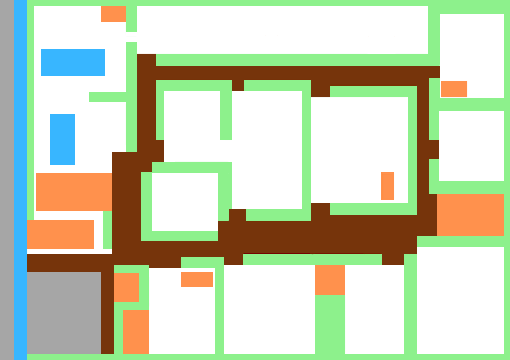
#> input picture src-py/commands/assets/MapOld.png, 510 x 360 px
$ python main.py
#> lines starting #> are read from the running program, lines starting #| are printed output that depends on the picture; after the words box and inside, x2 and y2 are one past the last pixel; in counts of white or black regions, pixels touching at a corner belong together
### src-py/commands/checkColors.py
import numpy as np


def checkColor(pointA, pointB, possition, img, direction):
    # the colors to check
    brown = np.array([11, 52, 118])
    orange = np.array([77, 145, 255])
    green = np.array([140, 241, 141])
    black = np.array([0, 0, 0])
    blue = np.array([255, 0, 0])
    # set the steps (-1 LEFT or 1 RIGHT)
    step = 1
    if pointB < pointA:
        step = -1

    # check the colors
    if direction == "horizontal":
        for i in range(pointA, pointB, step):
            # get the color of the point
            colorInImage = img[possition, i]
            if (
                np.array_equal(colorInImage, brown)
                or np.array_equal(colorInImage, orange)
                or np.array_equal(colorInImage, green)
                or np.array_equal(colorInImage, black)
                or np.array_equal(colorInImage, blue)
            ):
                return True
            else:
                continue
        return False
    elif direction == "vertical":
        for i in range(pointA, pointB, step):
            colorInImage = img[i, possition]
            if (
                np.array_equal(colorInImage, brown)
                or np.array_equal(colorInImage, orange)
                or np.array_equal(colorInImage, green)
                or np.array_equal(colorInImage, black)
                or np.array_equal(colorInImage, blue)
            ):
                return True
            else:
                continue
        return False
    return False


# check the colors of the points
def checkPointColor(corners, img):
    orange = np.array([77, 145, 255])
    blue = np.array([255, 182, 56])

    validPoints = []

    for corner in corners:
        x, y = corner.ravel()
        placeColor = img[y, x]
        if np.array_equal(placeColor, orange) or np.array_equal(placeColor, blue):
            continue
        else:
            validPoints.append([x, y])
    validPoints.sort()
    return validPoints

### src-py/commands/checkFamily.py
import math

# x and y coordinates of recreation area
x = 60
y = 100


def checkFamily(area):
    # max distance between an area and the recreation area
    maxDistance = 200

    # get the area number
    areaNumber = area[0]

    # get the area coordinates
    areaCoordinates = area[1]

    # check the correct coordinates
    coordinates = checkLeftCoordinates(areaCoordinates)

    # check if the distance between the recreation are and the coordinates is not too big
    for c in coordinates:
        # get the x and y coordinates
        xc, yc = c

        # get the distance between the recreation area and the coordinates
        distance = math.sqrt((xc - x) ** 2 + (yc - y) ** 2)

        # check if the distance is too big
        if distance < maxDistance:
            # remove the coordinates from the list
            return True
    return False


def checkLeftCoordinates(coords):
    # empty array for the left coordinates
    leftCoords = []

    # check which coordinates have the lowest x value

    for c in coords:
        # get the x and y coordinates
        x, y = c

        # check if the x coordinate is lower than the other x coordinates
        for c2 in coords:
            x2, y2 = c2
            if x < x2:
                leftCoords.append(c)

    # delete the duplicate coordinates
    for c in coords:
        if c in leftCoords:
            leftCoords.remove(c)

    return leftCoords

### src-py/commands/generateList.py
import math
import json

data = {}


def getPlaces(areaNumber, area, family):
    a, b, c, d = area

    # get the width and height of the area
    width = math.sqrt((b[0] - a[0]) ** 2)
    height = math.sqrt((c[1] - a[1]) ** 2)
    fullArea = width * height

    # get the number of places that can be placed in the area
    divider = 300
    availablePlaces = math.floor(fullArea / divider)

    # give each available place a number and set it to accupied
    placeNumbers = []
    for i in range(availablePlaces):
        placeNumbers.append(
            {
                "place number": i,
                "occupied": False,
                "family": family,
            }
        )

    # return the list of places
    return placeNumbers


def generatePlaces(area):
    areaNumber = area[0]
    areas = area[1]
    family = area[2]

    places = getPlaces(areaNumber, areas, family)
    # add places to data
    data[areaNumber] = places


# function to generate a json file with the list of places
def generateJSON():
    with open("places.json", "w") as outfile:
        json.dump(data, outfile)
    return data

### src-py/commands/findPoint.py
def findC(xa, ya, cornerArray):
    for c in cornerArray:
        xb, yb = c
        for i in range(-2, 2):
            if xb == (xa + i):
                if yb == ya:
                    continue
                return [xb, yb]
            else:
                continue


def findB(ya, xb, yb):
    for i in range(-2, 2):
        if yb == (ya + i):
            return [xb, yb]
        else:
            continue

### src-py/commands/main.py
from findPoint import findB, findC
from checkColors import checkColor, checkPointColor
from generateList import generatePlaces, generateJSON
from checkFamily import checkFamily
import numpy as np
import cv2
import itertools
import random

# get the image and resize
img = cv2.imread("assets/MapOld.png")
#> img is the input picture: shape (360, 510, 3); mean B, G, R 181, 208.5, 199.4
img = cv2.resize(img, (0, 0), fx=1, fy=1)

imgLine = cv2.imread("assets/MapOld.png")

cv2.imwrite("assets/optimised/(1)resizedMap.png", img)


# HSV
def convert_to_hsv(img):
    hsv = cv2.cvtColor(img, cv2.COLOR_BGR2HSV)
#> hsv: shape (360, 510, 3); mean H, S, V 18.9, 73.5, 227.9
    lower_white = np.array([0, 0, 240])
    upper_white = np.array([255, 15, 255])

    mask = cv2.inRange(hsv, lower_white, upper_white)
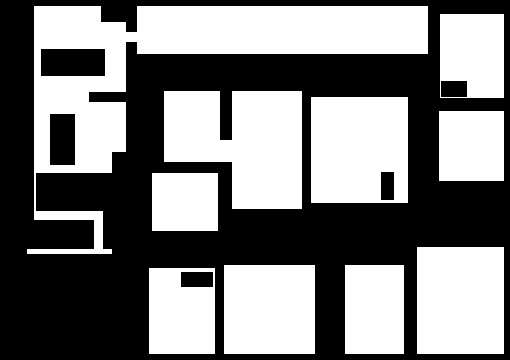
#> mask: shape (360, 510); 49.2% white; 10 white regions, largest, box (x1, y1, x2, y2) and area: (27, 6, 428, 254) 26758, (164, 91, 302, 209) 12500, (311, 97, 408, 203) 9918
    res = cv2.bitwise_and(img, img, mask=mask)

    return res


# change image to gray to get rid of unneeded colors
def convert_to_gray(img):
    gray = cv2.cvtColor(img, cv2.COLOR_BGR2GRAY)
    return gray


# get the corners
def get_corners(gray):
    corners = cv2.goodFeaturesToTrack(gray, 0, 0.001, 10)
#> corners = 84 rows, first 8: [125, 102], [503, 353], [417, 353], [403, 353], [314, 353], [224, 353], [214, 353], [149, 353]
    corners = np.intp(corners)
    return corners


# get the B coordinates
def getBCoords(x, y, cornerArray):
    options = [cb for cb in cornerArray if findB(y, cb[0], cb[1]) is not None]

    new_options = []
    for option in options:
        xd, yd = option
        if xd != x and not checkColor(x, xd, yd, imgLine, "horizontal"):
            new_options.append(option)
    return new_options


# process the image
def process_image(img):
    font = cv2.FONT_HERSHEY_SIMPLEX
    res = convert_to_hsv(img)
    gray = convert_to_gray(res)
    corners = get_corners(gray)
    cornerArray = checkPointColor(corners, img)
#> the loop in checkPointColor, `for corner in corners:` made 84 passes
#> (x, y, placeColor) on passes 1 to 12: (125, 102, [255, 255, 255]), (503, 353, [255, 255, 255]), (417, 353, [255, 255, 255]), (403, 353, [255, 255, 255]), (314, 353, [255, 255, 255]), (224, 353, [255, 255, 255]), (214, 353, [255, 255, 255]), (149, 353, [255, 255, 255]), (212, 286, [77, 145, 255]), (181, 286, [77, 145, 255]), (212, 272, [77, 145, 255]), (181, 272, [77, 145, 255])
#> (x, y) on passes 61, 62, 64, 65, 66, 67: (126, 42), (136, 31), (503, 14), (440, 14), (427, 6), (137, 6)
#> after the loop in checkPointColor, `for corner in corners:`: validPoints = 61 pairs, first value 27 to 503, second value 6 to 353
#> cornerArray has the same summary as validPoints in checkPointColor
    areas = []

    for corner in cornerArray:
        # get the x and y coordinates
        x, y = corner

        # draw the points on the image

        options = getBCoords(x, y, cornerArray)

        # check if there are any options left and get the B coordinate
        for option in options:
            # get the x and y coordinates
            xd, yd = option

            # check if the line is matching bad colors
            res = checkColor(x, xd, yd, imgLine, "horizontal")

            # remove the option if it is the same point or if the line is matching bad colors
            if option[0] == x or res == True:
                options.remove(option)

        # check if there are any options left
        if options == []:
            continue
        # get the x and y coordinates
        xb, yb = options[0]
        # check if the line is not on the same point
        if xb == x:
            continue

        # check if the line is matching bad colors
        res2 = findC(xb, yb, cornerArray)
        if res2 == None:
            continue

        # c coordinates
        xc, yc = res2
        if (
            res2 == None
            # right line
            or checkColor(yb, yc, xc, imgLine, " vertical")
            # left line
            or checkColor(y, yc, x, imgLine, "vertical")
            # bottom line
            or checkColor(x, xc, yc, imgLine, "horizontal")
        ):
            continue
        # create a number for the area and draw it
        areaNumber = len(areas) + 1
        cv2.putText(
            imgLine,
            str(areaNumber),
            (x, y),
            font,
            0.2,
            (0, 0, 0),
            1,
            cv2.LINE_AA,
        )

        area = [areaNumber, [[x, y], [xb, yb], [xc, yc], [x, yc]]]

        if checkFamily(area):
            cv2.rectangle(imgLine, (x, y), (xc, yc), (255, 0, 0), 1)
        else:
            cv2.rectangle(imgLine, (x, y), (xc, yc), (0, 0, 0), 1)
        # draw the rectangle

        # add the area to the list and generate the places
        area.append(checkFamily(area))
        generatePlaces(area)
        areas.append(area)
#> this loop made 61 passes
#> corner on passes 21 to 32: [152, 230], [164, 91], [164, 161], [214, 353], [217, 173], [217, 230], [219, 91], [220, 139], [224, 265], [224, 353], [231, 139], [231, 162]
#> (x, y) on passes 6, 10, 11, 12, 13, 15: (111, 172), (125, 91), (125, 102), (125, 151), (126, 42), (136, 42)
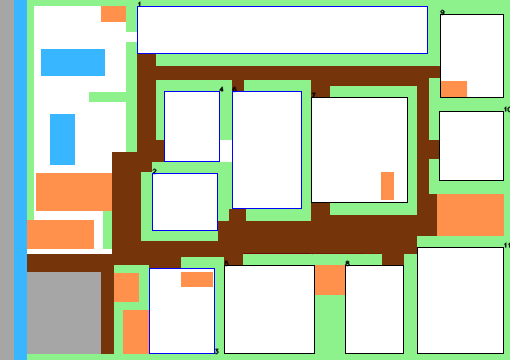
#> imgLine: shape (360, 510, 3); 2.26% of pixels changed, all inside (x1, y1, x2, y2) = (137, 1, 510, 355)

    generateJSON()

    # show the image
    cv2.imshow("yes", imgLine)
    cv2.imshow("yes2", img)
    cv2.imwrite("assets/optimised/(3)lines.png", imgLine)
    cv2.imshow("corners", img)
    cv2.imwrite("assets/optimised/(2)points.png", img)


# main function
def main():
    process_image(img)

    cv2.waitKey(0)
    cv2.destroyAllWindows()


if __name__ == "__main__":
    main()

cv2.waitKey(0)
cv2.destroyAllWindows()
